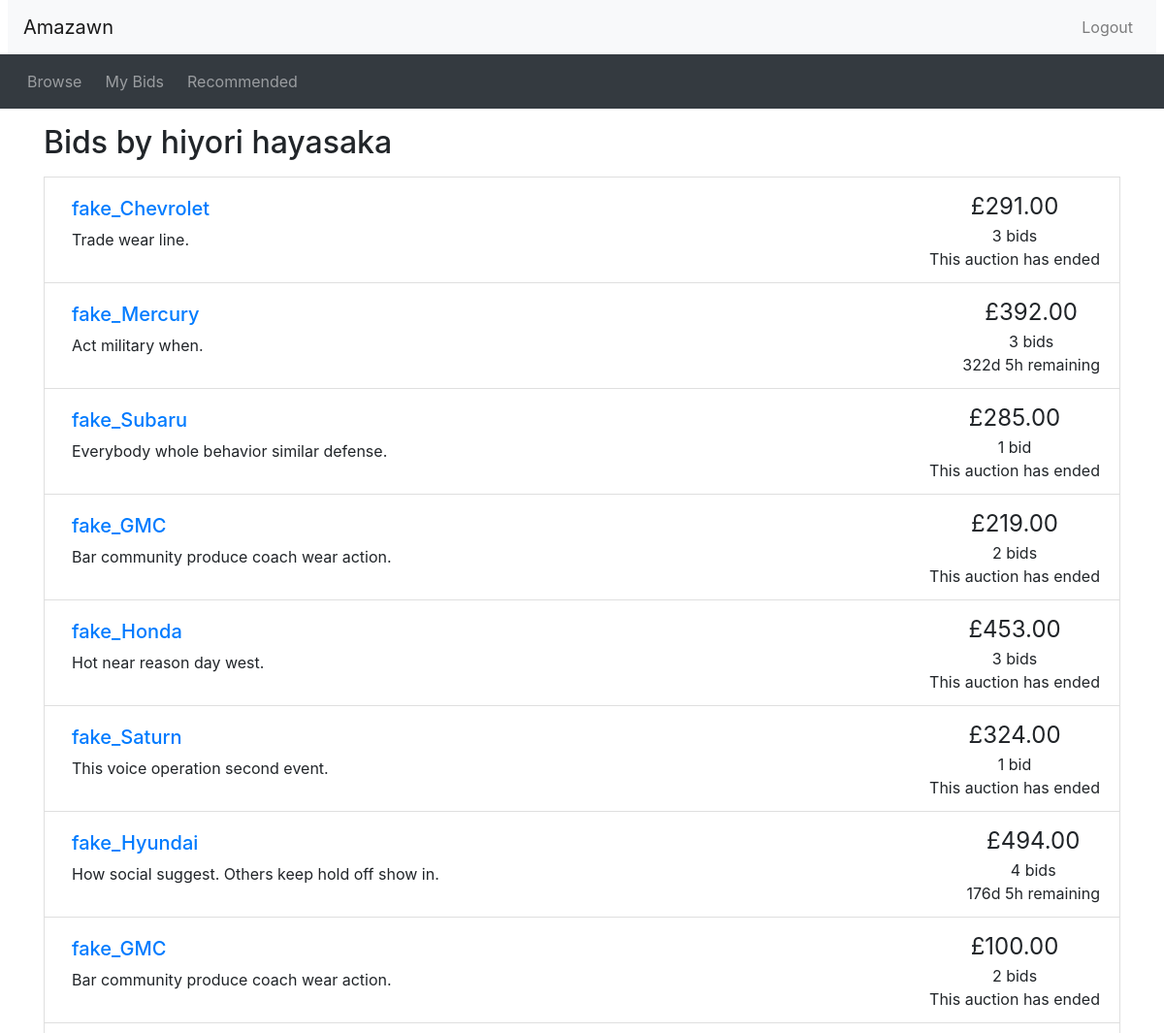
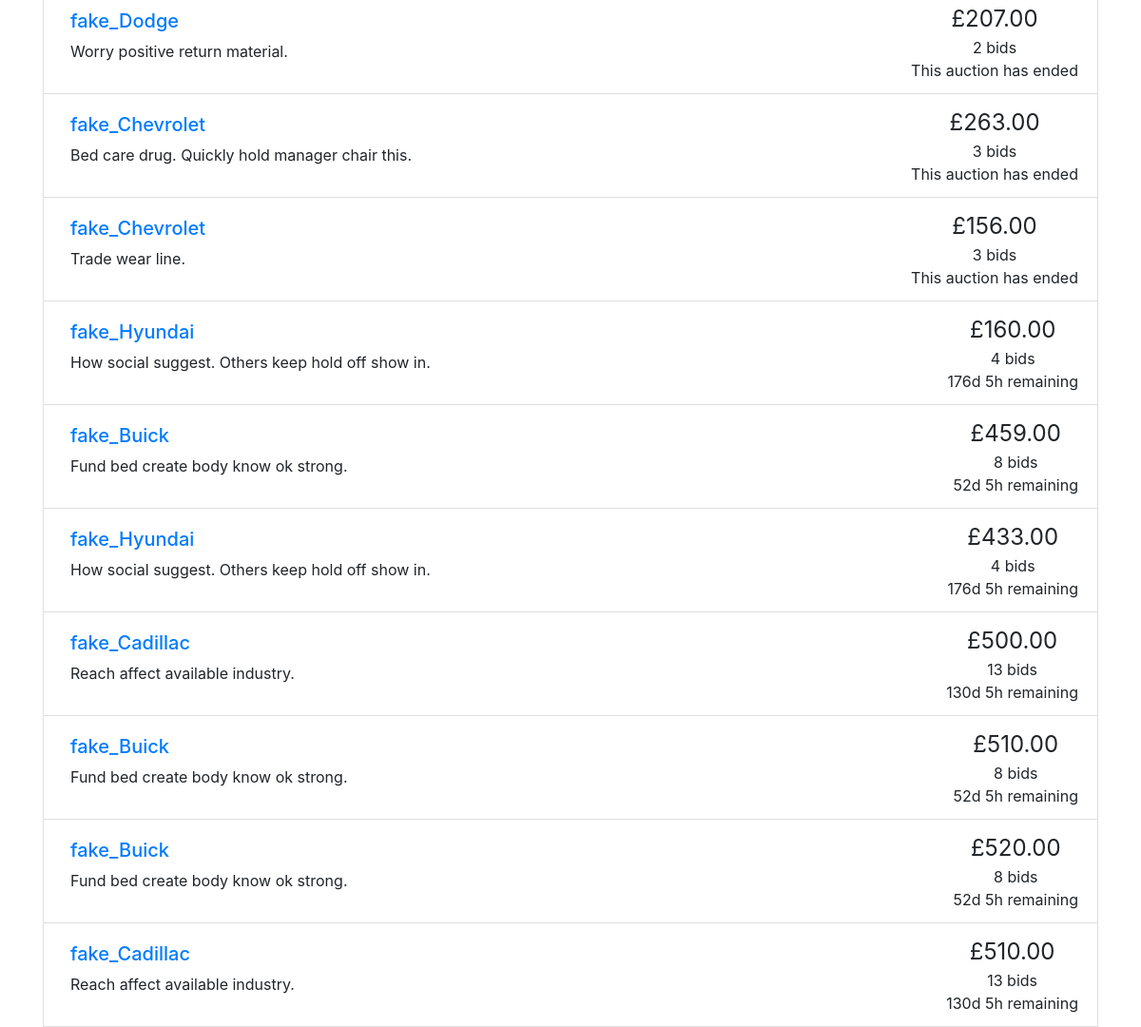
The page /userbids.php (signed in) on the database its author committed (2 pictures, top to bottom).
### tables this page shows
CREATE TABLE `User` (
  `userId` varchar(50) NOT NULL,
  `firstName` varchar(30) DEFAULT NULL,
  `lastName` varchar(30) DEFAULT NULL,
  `email` varchar(50) NOT NULL,
  `password` varchar(255) NOT NULL,
  `type` varchar(20) NOT NULL
);

CREATE TABLE `Bid` (
  `id` int(11) NOT NULL,
  `auctionId` int(11) NOT NULL,
  `bidderId` varchar(31) NOT NULL,
  `bidPrice` int(11) NOT NULL,
  `createdDate` timestamp NOT NULL DEFAULT CURRENT_TIMESTAMP
);

### includes/db_utils.php (called while the page is built, shortened)
<?php
    $SERV = getenv('SERV') ?: "localhost";
    $USER = 'root';
    $PASS = getenv('PASS') ?: "";
    $DB = getenv('DB') ?: "comp0178db";
    function get_conn(){
        global $SERV, $USER, $PASS, $DB;
        $conn = new mysqli($SERV, $USER, $PASS);
        $conn->select_db($DB);
        return $conn;
    }
    function prepare_bind_excecute($sql, $col_types, ...$cols){
        $conn = get_conn();
        $stmt = $conn->prepare($sql);
        $stmt->bind_param($col_types, ...$cols);
        if (!$stmt->execute()) throw new DBException("Execution failed: " . $stmt->error);
        $result = $stmt->get_result();
        return $result;
    }
?>

### includes/sql_utils.php (called while the page is built, shortened)
<?php
    function get_bids_by_user($user_id){
        static $sql = "SELECT * FROM `Bid` LEFT JOIN `Auction` ON Bid.auctionId = Auction.auctionId WHERE `bidderId` = ?";
        return prepare_bind_excecute($sql, 's', $user_id);
    }
    function get_num_bid_by_auction($auctionId){
        static $sql = "SELECT COUNT(*) FROM `Bid` WHERE auctionId = ?";
        return (int) prepare_bind_excecute($sql, 'i', $auctionId)->fetch_row()[0];
    }
    function get_name_by_user_id($user_id){
        static $sql = 'SELECT firstName, lastName FROM `User` WHERE User.userId = ?';
        $res = prepare_bind_excecute($sql, 's', $user_id)->fetch_assoc();
        $name = $res['firstName'] . ' ' . $res['lastName'];
        return $name;
    }
?>

### userbids.php (the view, shortened to what this page needs)
<?php include_once("header.php")?>
<?php require("utilities.php")?>
<div class="container">
<?php
  $user_id = isset($_GET['user']) ? $_GET['user'] : $_SESSION['user'];
  echo sprintf('<h2 class="my-3">Bids by %s</h2>', get_name_by_user_id($user_id));
  try{
    $results = get_bids_by_user($user_id);
  } catch(Exception $e){
    error_log($e);
    print_msg("Internal error, please try later.");
    die();
  }
  while($row = $results->fetch_assoc()){
    print_listing_li(
      $row['auctionId'],
      $row["itemName"],
      $row['itemDescription'],
      $row['bidPrice'],
      get_num_bid_by_auction($row['auctionId']),
      new DateTime($row['endDate'])
    );
  }
?>
<?php include_once("footer.php")?>

### utilities.php
<?php
function display_time_remaining($interval) {
    if ($interval->days == 0 && $interval->h == 0) {
      $time_remaining = $interval->format('%im %Ss');
    }
    else if ($interval->days == 0) {
      $time_remaining = $interval->format('%hh %im');
    }
    else {
      $time_remaining = $interval->format('%ad %hh');
    }
  return $time_remaining;
}
function print_listing_li($item_id, $title, $desc, $price, $num_bids, $end_time)
{
  if (strlen($desc) > 250) {
    $desc_shortened = substr($desc, 0, 250) . '...';
  }
  else {
    $desc_shortened = $desc;
  }
  if ($num_bids == 1) {
    $bid = ' bid';
  }
  else {
    $bid = ' bids';
  }
  $now = new DateTime();
  if ($now > $end_time) {
    $time_remaining = 'This auction has ended';
  }
  else {
    $time_to_end = date_diff($now, $end_time);
    $time_remaining = display_time_remaining($time_to_end) . ' remaining';
  }
  echo('
    <li class="list-group-item d-flex justify-content-between">
    <div class="p-2 mr-5"><h5><a href="listing.php?item_id=' . $item_id . '">' . $title . '</a></h5>' . $desc_shortened . '</div>
    <div class="text-center text-nowrap"><span style="font-size: 1.5em">£' . number_format($price, 2) . '</span><br/>' . $num_bids . $bid . '<br/>' . $time_remaining . '</div>
  </li>'
  );
}

### rows shown on the page
user: get_name_by_user_id($user_id) "hiyori hayasaka"
bid: title "fake_Chevrolet", desc_shortened "Trade wear line.", price "291.00", num_bids "3", bid "bids", time_remaining "This auction has ended"
bid: title "fake_Mercury", desc_shortened "Act military when.", price "392.00", num_bids "3", bid "bids", time_remaining "322d 5h remaining"
bid: title "fake_Subaru", desc_shortened "Everybody whole behavior similar defense.", price "285.00", num_bids "1", bid "bid", time_remaining "This auction has ended"
bid: title "fake_GMC", desc_shortened "Bar community produce coach wear action.", price "219.00", num_bids "2", bid "bids", time_remaining "This auction has ended"
bid: title "fake_Honda", desc_shortened "Hot near reason day west.", price "453.00", num_bids "3", bid "bids", time_remaining "This auction has ended"
bid: title "fake_Saturn", desc_shortened "This voice operation second event.", price "324.00", num_bids "1", bid "bid", time_remaining "This auction has ended"
bid: title "fake_Hyundai", desc_shortened "How social suggest. Others keep hold off show in.", price "494.00", num_bids "4", bid "bids", time_remaining "176d 5h remaining"
bid: title "fake_GMC", desc_shortened "Bar community produce coach wear action.", price "100.00", num_bids "2", bid "bids", time_remaining "This auction has ended"
bid: title "fake_Dodge", desc_shortened "Worry positive return material.", price "207.00", num_bids "2", bid "bids", time_remaining "This auction has ended"
bid: title "fake_Chevrolet", desc_shortened "Bed care drug. Quickly hold manager chair this.", price "263.00", num_bids "3", bid "bids", time_remaining "This auction has ended"
bid: title "fake_Chevrolet", desc_shortened "Trade wear line.", price "156.00", num_bids "3", bid "bids", time_remaining "This auction has ended"
bid: title "fake_Hyundai", desc_shortened "How social suggest. Others keep hold off show in.", price "160.00", num_bids "4", bid "bids", time_remaining "176d 5h remaining"
bid: title "fake_Buick", desc_shortened "Fund bed create body know ok strong.", price "459.00", num_bids "8", bid "bids", time_remaining "52d 5h remaining"
bid: title "fake_Hyundai", desc_shortened "How social suggest. Others keep hold off show in.", price "433.00", num_bids "4", bid "bids", time_remaining "176d 5h remaining"
bid: title "fake_Cadillac", desc_shortened "Reach affect available industry.", price "500.00", num_bids "13", bid "bids", time_remaining "130d 5h remaining"
bid: title "fake_Buick", desc_shortened "Fund bed create body know ok strong.", price "510.00", num_bids "8", bid "bids", time_remaining "52d 5h remaining"
bid: title "fake_Buick", desc_shortened "Fund bed create body know ok strong.", price "520.00", num_bids "8", bid "bids", time_remaining "52d 5h remaining"
bid: title "fake_Cadillac", desc_shortened "Reach affect available industry.", price "510.00", num_bids "13", bid "bids", time_remaining "130d 5h remaining"
